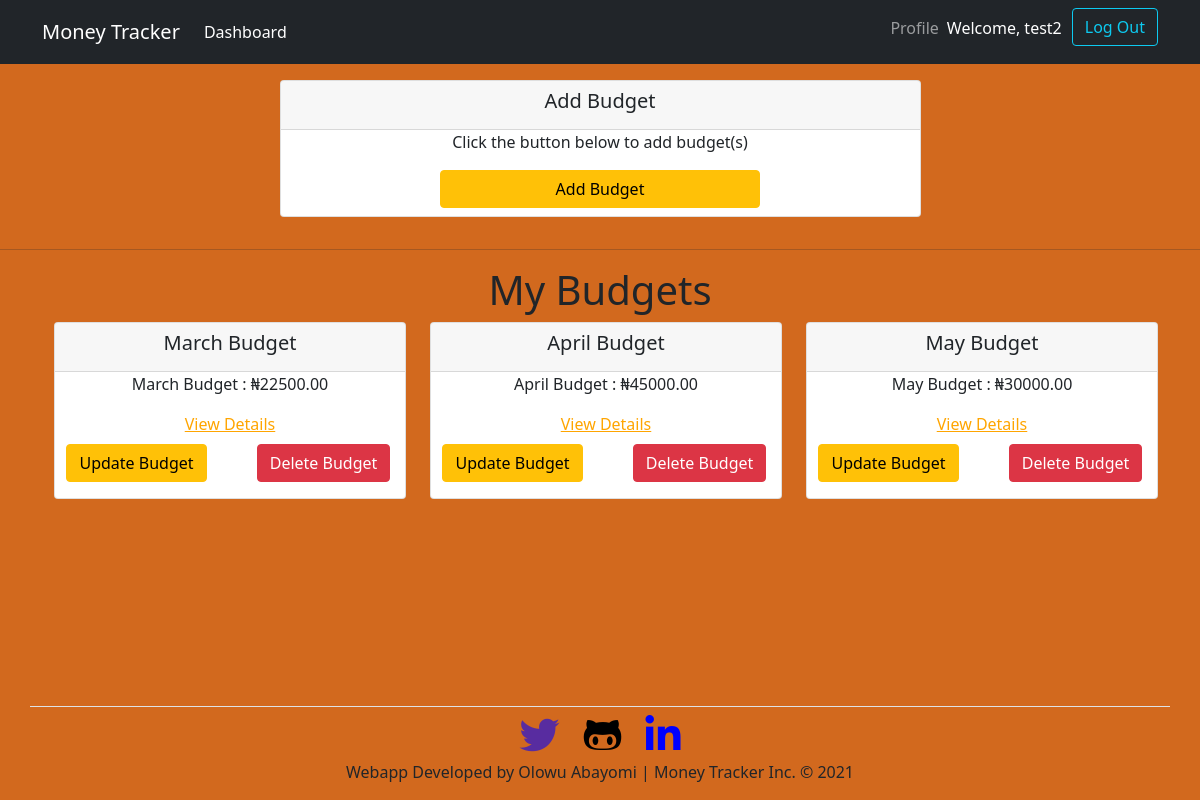
The app's page /home/budget (signed in), older data.
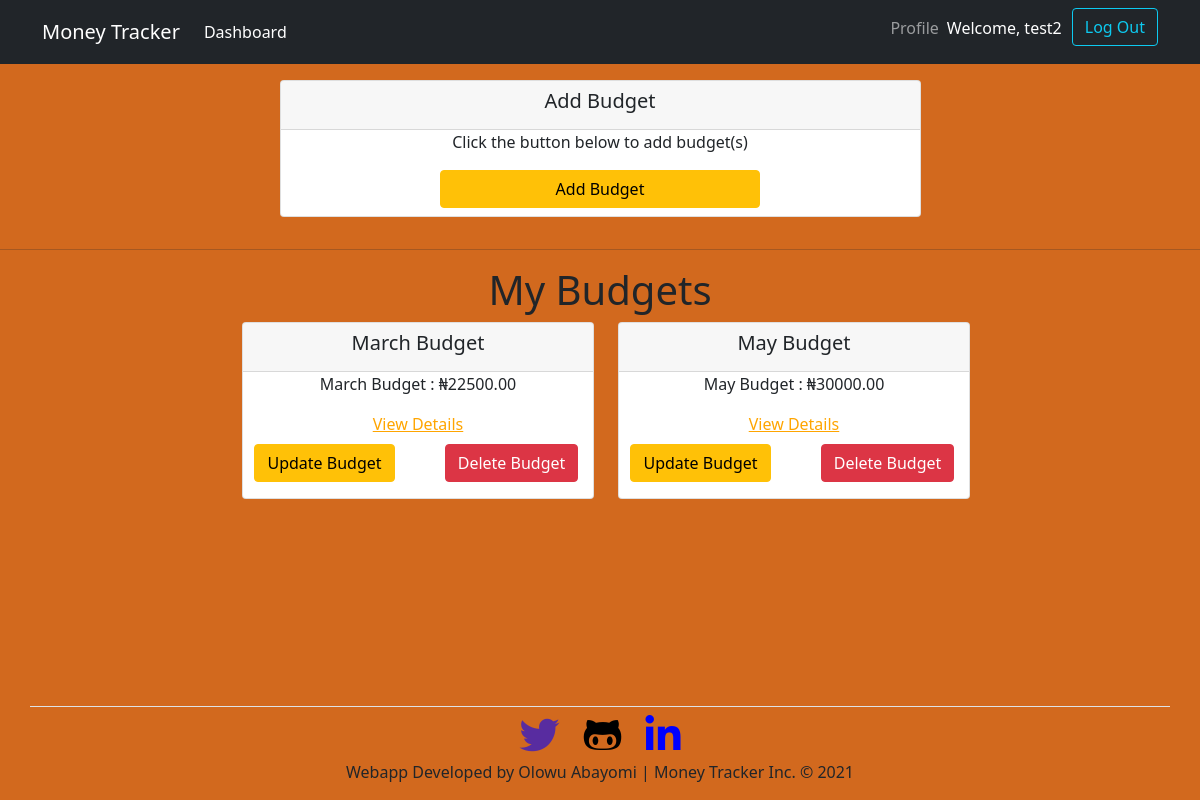
The same page, newer data.
### budget/models.py (models this page shows, shortened)
class Budget(models.Model):
    user = models.ForeignKey(settings.AUTH_USER_MODEL, on_delete=models.CASCADE, unique=False)
    budget_name = models.CharField(max_length=100)
    amount = models.DecimalField(max_digits=10, decimal_places=2)
    created_at = models.DateTimeField(auto_now_add=True)
    updated_at = models.DateTimeField(auto_now_add=True)

### budget/views.py (the view)
# urls.py: path('home/budget', budget_list_view, name="budget_list"),
@login_required(login_url="account-login")
def budget_list_view(request):
    template_name = "budget/budget_list.html"
    budgets = Budget.objects.filter(user=request.user)
    context = {"budgets":budgets}
    return render(request, template_name, context)

### budget/templates/budget/budget_list.html (shortened to what this page needs)
{% extends 'base.html' %}
{% load static%}
{% block content %}
     {% if budgets %}
    <main role="main" class="container">
       <div class="row justify-content-center">
            <div class="col-md-7 add-budget-margin">
                <div class="card text-center text-black mb-3">
                    <div class="card-header">
                        <h5 class="card-title">Add Budget</h5>
                    </div>
                    <p>Click the button below to add budget(s)</p>
                    <div class="mb-2">
                        <a href="{% url 'create_budget' %}" class="btn btn-warning w-50">Add Budget</a>
                    </div>
                </div>
            </div>
       </div>
    </main>
    <hr>
       <main class="container">
            <h1 class="text-center">My Budgets</h1>
            <div class="row justify-content-center add-budget-margin budget-list-margin">
                {% for budget in budgets %}
                <div class="col-md-4">
                    <div class="card text-center text-black mb-3">
                        <div class="card-header">
                            <h5 class="card-title">{{budget.budget_name}}</h5>
                        </div>
                        <p>{{ budget.budget_name }} : ₦{{budget.amount}}</p>
                        <a href="{% url 'budget_detail' budget.pk %}" style="color:orange;">View Details</a>
                        <div class="row justify-content-center mb-3">
                            <div class="col-md-6 mt-2">
                                <a href="{% url 'update_budget' budget.pk %}" class="btn btn-warning">Update Budget</a>
                            </div>
                            <div class="col-md-6 mt-2">
                                <a href="{% url 'delete_budget' budget.pk %}" class="btn btn-danger">Delete Budget</a>
                            </div>
                        </div>
                    </div>
                </div>
                {% endfor %}
            </div>
       </main>
    {% endif %}
{% endblock content %}

Row changes from the older to the newer data that the page shows:
removed Budget: budget_name "April Budget", amount "45000.00"
